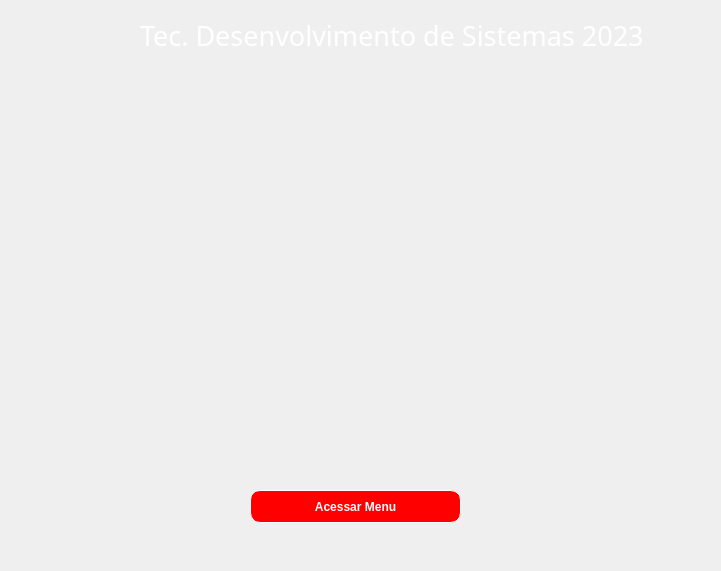
<?xml version="1.0" encoding="UTF-8"?>
<ui version="4.0">
 <class>tela_inicial_2</class>
 <widget class="QMainWindow" name="tela_inicial_2">
  <property name="geometry">
   <rect>
    <x>0</x>
    <y>0</y>
    <width>721</width>
    <height>571</height>
   </rect>
  </property>
  <property name="sizePolicy">
   <sizepolicy hsizetype="Fixed" vsizetype="Fixed">
    <horstretch>0</horstretch>
    <verstretch>0</verstretch>
   </sizepolicy>
  </property>
  <property name="windowTitle">
   <string>UNO</string>
  </property>
  <property name="layoutDirection">
   <enum>Qt::LeftToRight</enum>
  </property>
  <widget class="QWidget" name="tela_inicial">
   <widget class="QPushButton" name="btn_acesso">
    <property name="geometry">
     <rect>
      <x>250</x>
      <y>490</y>
      <width>211</width>
      <height>33</height>
     </rect>
    </property>
    <property name="font">
     <font>
      <weight>75</weight>
      <bold>true</bold>
     </font>
    </property>
    <property name="cursor">
     <cursorShape>PointingHandCursor</cursorShape>
    </property>
    <property name="styleSheet">
     <string notr="true">QPushButton{
	background-color: rgb(255, 0, 0);
	border-radius:10px;
	border:1px solid white;
	
	color: rgb(255, 255, 255);
}
QPushButton:hover{
	
	background-color: rgb(255, 255, 255);
	color: rgb(255, 0, 0);
}</string>
    </property>
    <property name="text">
     <string>Acessar Menu</string>
    </property>
   </widget>
   <widget class="QLabel" name="txt_tds">
    <property name="geometry">
     <rect>
      <x>140</x>
      <y>20</y>
      <width>511</width>
      <height>31</height>
     </rect>
    </property>
    <property name="font">
     <font>
      <family>aakar</family>
      <pointsize>20</pointsize>
     </font>
    </property>
    <property name="styleSheet">
     <string notr="true">color: rgb(255, 255, 255);</string>
    </property>
    <property name="text">
     <string>Tec. Desenvolvimento de Sistemas 2023</string>
    </property>
   </widget>
   <widget class="QLabel" name="logo">
    <property name="geometry">
     <rect>
      <x>0</x>
      <y>0</y>
      <width>731</width>
      <height>571</height>
     </rect>
    </property>
    <property name="autoFillBackground">
     <bool>false</bool>
    </property>
    <property name="text">
     <string/>
    </property>
    <property name="pixmap">
     <pixmap>imagens/logo1.jpg</pixmap>
    </property>
    <property name="scaledContents">
     <bool>true</bool>
    </property>
   </widget>
   <zorder>logo</zorder>
   <zorder>btn_acesso</zorder>
   <zorder>txt_tds</zorder>
  </widget>
 </widget>
 <resources/>
 <connections/>
</ui>
